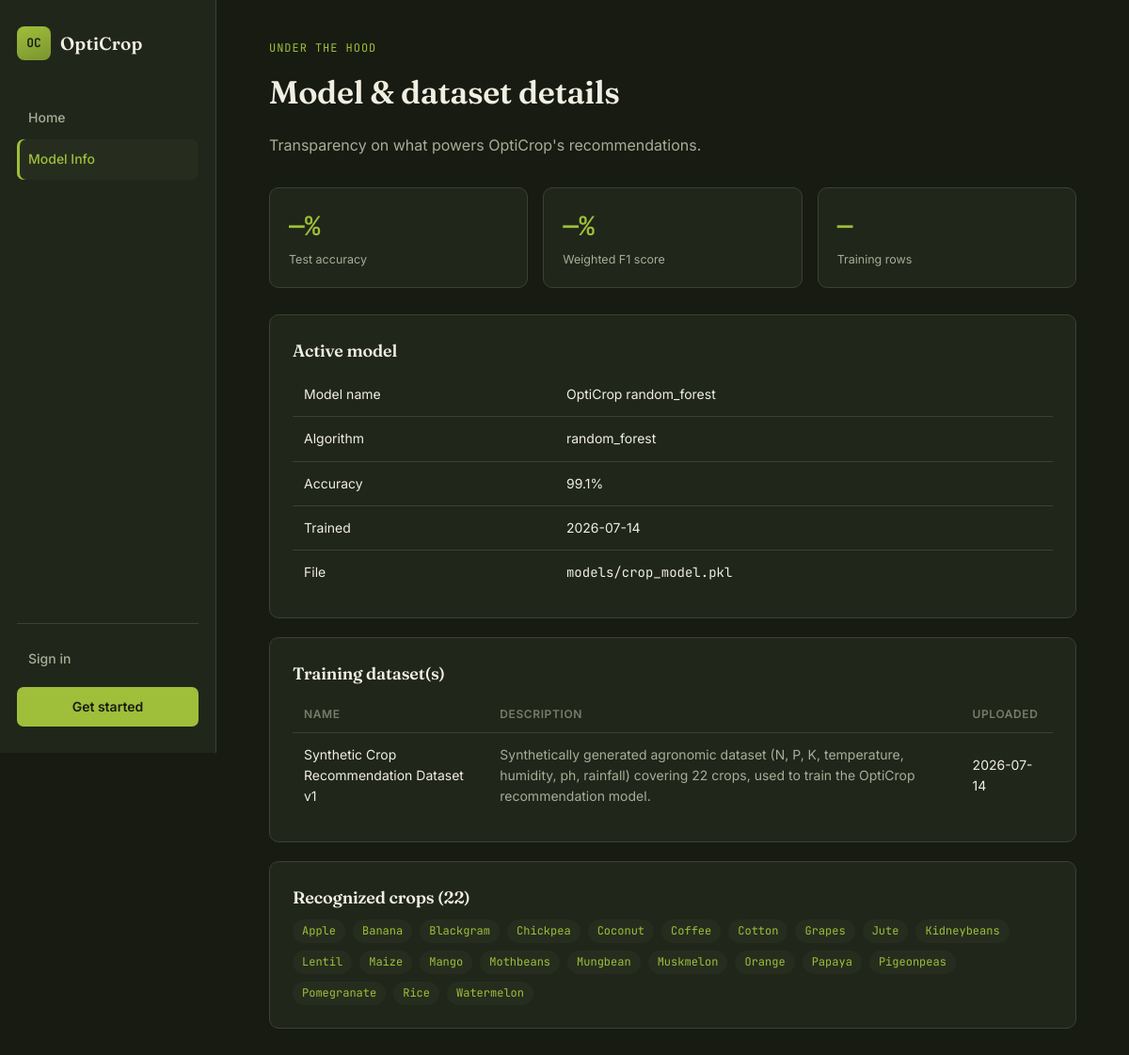
Screenshot of /about-model with the database file from the repository.
### tables this page shows
CREATE TABLE MLModel (
    model_id INTEGER PRIMARY KEY AUTOINCREMENT,
    dataset_id INTEGER NOT NULL,
    model_name TEXT NOT NULL,
    algorithm TEXT NOT NULL,
    accuracy REAL,
    file_path TEXT,
    trained_date TEXT NOT NULL,
    FOREIGN KEY (dataset_id) REFERENCES Dataset(dataset_id)
);

CREATE TABLE Dataset (
    dataset_id INTEGER PRIMARY KEY AUTOINCREMENT,
    name TEXT NOT NULL,
    description TEXT,
    file_path TEXT,
    upload_date TEXT NOT NULL
);

CREATE TABLE Crop (
    crop_id INTEGER PRIMARY KEY AUTOINCREMENT,
    crop_name TEXT UNIQUE NOT NULL,
    description TEXT
);

### app.py (the view)
@app.route("/about-model")
def about_model():
    active_model = db.get_active_model()
    datasets = db.get_all_datasets()
    crops = db.get_all_crops()
    return render_template(
        "about_model.html", model=active_model, metrics=MODEL_METRICS,
        datasets=datasets, crops=crops,
    )

### app.py (called while the page is built)
@app.context_processor
def inject_user():
    user = None
    if "user_id" in session:
        row = db.get_user_by_id(session["user_id"])
        if row:
            user = {"user_id": row["user_id"], "username": row["username"]}
    return {"current_user": user}

### database.py (called while the page is built)
def get_db():
    os.makedirs(os.path.dirname(DB_PATH), exist_ok=True)
    conn = sqlite3.connect(DB_PATH)
    conn.row_factory = sqlite3.Row
    conn.execute("PRAGMA foreign_keys = ON")
    return conn

def get_active_model():
    conn = get_db()
    row = conn.execute(
        "SELECT * FROM MLModel ORDER BY trained_date DESC LIMIT 1"
    ).fetchone()
    conn.close()
    return row

def get_all_datasets():
    conn = get_db()
    rows = conn.execute("SELECT * FROM Dataset ORDER BY upload_date DESC").fetchall()
    conn.close()
    return rows

def get_all_crops():
    conn = get_db()
    rows = conn.execute("SELECT * FROM Crop ORDER BY crop_name ASC").fetchall()
    conn.close()
    return rows

### templates/about_model.html (shortened to what this page needs)
{% extends "base.html" %}
{% block content %}
<span class="eyebrow">Under the hood</span>
<h1>Model &amp; dataset details</h1>
<p class="lede">Transparency on what powers OptiCrop's recommendations.</p>
<div class="card-grid">
  <div class="stat-card">
    <span class="num">{{ (metrics.accuracy * 100) | round(1) if metrics.accuracy else '—' }}%</span>
    <span class="label">Test accuracy</span>
  </div>
  <div class="stat-card">
    <span class="num">{{ (metrics.f1_score * 100) | round(1) if metrics.f1_score else '—' }}%</span>
    <span class="label">Weighted F1 score</span>
  </div>
  <div class="stat-card">
    <span class="num">{{ metrics.dataset_rows or '—' }}</span>
    <span class="label">Training rows</span>
  </div>
</div>
<div class="panel">
  <h3>Active model</h3>
  {% if model %}
  <table>
    <tbody>
      <tr><td>Model name</td><td>{{ model.model_name }}</td></tr>
      <tr><td>Algorithm</td><td>{{ model.algorithm }}</td></tr>
      <tr><td>Accuracy</td><td>{{ (model.accuracy * 100) | round(1) }}%</td></tr>
      <tr><td>Trained</td><td>{{ model.trained_date[:10] }}</td></tr>
      <tr><td>File</td><td style="font-family:var(--font-mono);">{{ model.file_path }}</td></tr>
    </tbody>
  </table>
  {% endif %}
</div>
<div class="panel">
  <h3>Training dataset(s)</h3>
  <table>
    <thead><tr><th>Name</th><th>Description</th><th>Uploaded</th></tr></thead>
    <tbody>
      {% for d in datasets %}
      <tr>
        <td>{{ d.name }}</td>
        <td style="color:var(--text-muted);">{{ d.description }}</td>
        <td>{{ d.upload_date[:10] }}</td>
      </tr>
      {% endfor %}
    </tbody>
  </table>
</div>
<div class="panel">
  <h3>Recognized crops ({{ crops | length }})</h3>
  <div style="display:flex; flex-wrap:wrap; gap:8px;">
    {% for c in crops %}
      <span class="pill">{{ c.crop_name }}</span>
    {% endfor %}
  </div>
</div>
{% endblock %}

### templates/base.html (shortened to what this page needs)
<!DOCTYPE html>
<html lang="en">
<head>
<link rel="stylesheet" href="{{ url_for('static', filename='style.css') }}">
</head>
<body>
<div class="shell">
  <aside class="sidebar">
    <a class="brand" href="{{ url_for('index') }}">
      <span class="brand-mark">OC</span>
      <span class="brand-name">OptiCrop</span>
    </a>
    <nav class="nav">
      {% if current_user %}
        <a href="{{ url_for('dashboard') }}" class="nav-link {{ 'active' if request.endpoint == 'dashboard' }}">Field Log</a>
        <a href="{{ url_for('add_soil_data') }}" class="nav-link {{ 'active' if request.endpoint == 'add_soil_data' }}">New Sample</a>
        <a href="{{ url_for('history') }}" class="nav-link {{ 'active' if request.endpoint == 'history' }}">History</a>
        <a href="{{ url_for('reports') }}" class="nav-link {{ 'active' if request.endpoint == 'reports' }}">Reports</a>
        <a href="{{ url_for('about_model') }}" class="nav-link {{ 'active' if request.endpoint == 'about_model' }}">Model Info</a>
      {% else %}
        <a href="{{ url_for('index') }}" class="nav-link {{ 'active' if request.endpoint == 'index' }}">Home</a>
        <a href="{{ url_for('about_model') }}" class="nav-link {{ 'active' if request.endpoint == 'about_model' }}">Model Info</a>
      {% endif %}
    </nav>
    <div class="sidebar-footer">
      {% if current_user %}
        <div class="whoami"><span class="dot"></span>{{ current_user.username }}</div>
        <a href="{{ url_for('logout') }}" class="nav-link logout">Sign out</a>
      {% else %}
        <a href="{{ url_for('login') }}" class="nav-link">Sign in</a>
        <a href="{{ url_for('register') }}" class="nav-link nav-link--cta">Get started</a>
      {% endif %}
    </div>
  </aside>
  <main class="content">
    {% block content %}{% endblock %}
  </main>
</div>
</body>
</html>

### static/style.css (style rules this page uses)
:root { --bg-deep: #171b12; --bg-panel: #20261a; --bg-panel-raised: #262d1e; --line: #3a4230; --leaf: #9fbf3b; --leaf-dim: #7a9530; --gold: #e3a23b; --clay: #c96f4a; --text: #f1eee2; --text-muted: #a8ad98; --text-faint: #767d68; --radius: 10px; --font-display: "Fraunces", serif; --font-body: "Inter", sans-serif; --font-mono: "JetBrains Mono", monospace; }
* { box-sizing: border-box; }
html, body { margin: 0; padding: 0; background: var(--bg-deep); color: var(--text); font-family: var(--font-body); font-size: 15px; line-height: 1.6; }
a { color: inherit; text-decoration: none; }
.shell { display: flex; min-height: 100vh; }
.sidebar { width: 230px; flex-shrink: 0; background: var(--bg-panel); border-right: 1px solid var(--line); display: flex; flex-direction: column; padding: 28px 18px; position: sticky; top: 0; height: 100vh; }
.brand { display: flex; align-items: center; gap: 10px; margin-bottom: 40px; }
.brand-mark { width: 36px; height: 36px; border-radius: 8px; background: linear-gradient(160deg, var(--leaf) 0%, var(--leaf-dim) 100%); color: #171b12; font-family: var(--font-mono); font-weight: 600; font-size: 13px; display: flex; align-items: center; justify-content: center; }
.brand-name { font-family: var(--font-display); font-weight: 600; font-size: 19px; letter-spacing: 0.01em; }
.nav { display: flex; flex-direction: column; gap: 2px; flex: 1; }
.nav-link { padding: 10px 12px; border-radius: 7px; color: var(--text-muted); font-size: 14px; font-weight: 500; transition: background 0.15s ease, color 0.15s ease; }
.nav-link.active { background: var(--bg-panel-raised); color: var(--leaf); box-shadow: inset 3px 0 0 var(--leaf); }
.nav-link--cta { background: var(--leaf); color: #171b12; text-align: center; font-weight: 600; margin-top: 6px; }
.sidebar-footer { display: flex; flex-direction: column; gap: 2px; border-top: 1px solid var(--line); padding-top: 16px; }
.content { flex: 1; padding: 42px 56px; max-width: 980px; }
h1, h2, h3 { font-family: var(--font-display); font-weight: 600; margin: 0 0 8px 0; letter-spacing: -0.01em; }
h1 { font-size: 34px; }
h3 { font-size: 18px; }
.eyebrow { font-family: var(--font-mono); font-size: 12px; letter-spacing: 0.08em; text-transform: uppercase; color: var(--leaf); margin-bottom: 10px; display: block; }
.lede { color: var(--text-muted); font-size: 16px; max-width: 60ch; margin-bottom: 32px; }
.panel { background: var(--bg-panel); border: 1px solid var(--line); border-radius: var(--radius); padding: 24px; margin-bottom: 20px; }
.card-grid { display: grid; grid-template-columns: repeat(auto-fit, minmax(200px, 1fr)); gap: 16px; margin-bottom: 28px; }
.stat-card { background: var(--bg-panel); border: 1px solid var(--line); border-radius: var(--radius); padding: 18px 20px; }
.stat-card .num { font-family: var(--font-mono); font-size: 28px; font-weight: 500; color: var(--leaf); display: block; }
.stat-card .label { font-size: 12.5px; color: var(--text-muted); margin-top: 4px; }
table { width: 100%; border-collapse: collapse; }
th { text-align: left; font-size: 12px; text-transform: uppercase; letter-spacing: 0.05em; color: var(--text-faint); font-weight: 600; padding: 10px 12px; border-bottom: 1px solid var(--line); }
td { padding: 12px; border-bottom: 1px solid var(--line); font-size: 14px; }
tr:last-child td { border-bottom: none; }
.pill { display: inline-block; padding: 3px 10px; border-radius: 20px; background: var(--bg-panel-raised); color: var(--leaf); font-size: 12px; font-family: var(--font-mono); text-transform: capitalize; }

### rows the page displays
MLModel: model_name "OptiCrop random_forest", algorithm "random_forest", (model.accuracy*100)|round(1) "99.1", trained_date "2026-07-14", file_path "models/crop_model.pkl"
Dataset: name "Synthetic Crop Recommendation Dataset v1", description "Synthetically generated agronomic dataset (N, P, K, temperature, humidity, ph, rainfall) covering 22 crops, used to train the OptiCrop recommendation model.", upload_date "2026-07-14"
Crop: crop_name "Apple"
Crop: crop_name "Banana"
Crop: crop_name "Blackgram"
Crop: crop_name "Chickpea"
Crop: crop_name "Coconut"
Crop: crop_name "Coffee"
Crop: crop_name "Cotton"
Crop: crop_name "Grapes"
Crop: crop_name "Jute"
Crop: crop_name "Kidneybeans"
Crop: crop_name "Lentil"
Crop: crop_name "Maize"
Crop: crop_name "Mango"
Crop: crop_name "Mothbeans"
Crop: crop_name "Mungbean"
Crop: crop_name "Muskmelon"
Crop: crop_name "Orange"
Crop: crop_name "Papaya"
Crop: crop_name "Pigeonpeas"
Crop: crop_name "Pomegranate"
Crop: crop_name "Rice"
Crop: crop_name "Watermelon"

### other values shown
{{ (metrics.accuracy * 100) | round(1) if metrics.accuracy else '—' }} "—"
{{ (metrics.f1_score * 100) | round(1) if metrics.f1_score else '—' }} "—"
{{ metrics.dataset_rows or '—' }} "—"
{{ crops | length }} "22"
